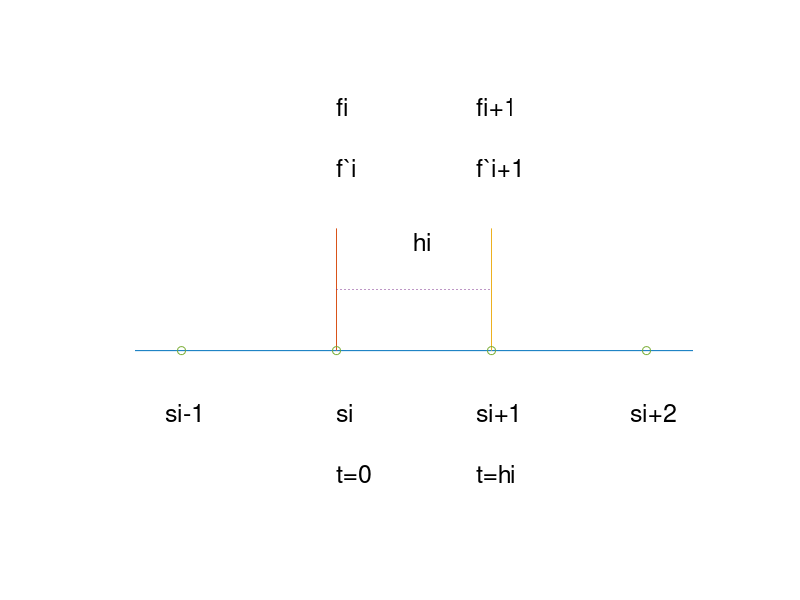

This chart was generated by the following MATLAB code:
% f9_2   
% Copyright S. Nakamura, 1995
set(gcf, 'NumberTitle','off','Name', 'Figure 9.2')

clear clf , hold off
plot([-0.3,1,2,3.3], [0,0,0,0])
hold on
plot([1,1], [0.2,0])
plot([2,2], [0.2,0])
plot([1,2], [0.1,0.1], ':')
axis([-0.5,3.5,-0.3, 0.5])
text(1.5, 0.18,'hi','FontSize',[18])
text(1,-0.1,'si','FontSize',[18])
text(1,-0.2,'t=0','FontSize',[18])
text(1,0.4,'fi','FontSize',[18])
text(1,0.3,'f`i','FontSize',[18])
text(2-0.1,-0.1,'si+1','FontSize',[18])
text(2-0.1,-0.2,'t=hi','FontSize',[18])
text(2-0.1,0.4,'fi+1','FontSize',[18])
text(2-0.1,0.3,'f`i+1','FontSize',[18])
text(3-0.1,-0.1,'si+2','FontSize',[18])
text(0-0.1,-0.1,'si-1','FontSize',[18])
plot([0 1 2 3],[0 0 0 0],'o')
axis('off')
%print fig9d2.ps
